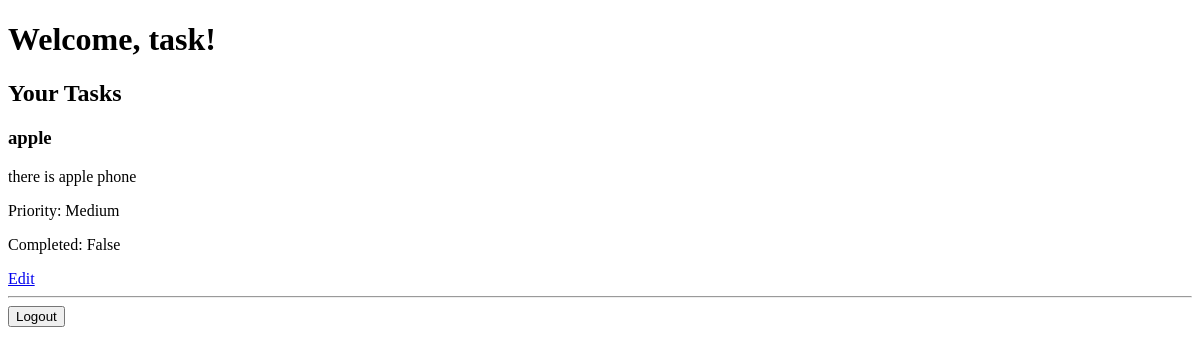
Before: / (signed in) with the older database file.
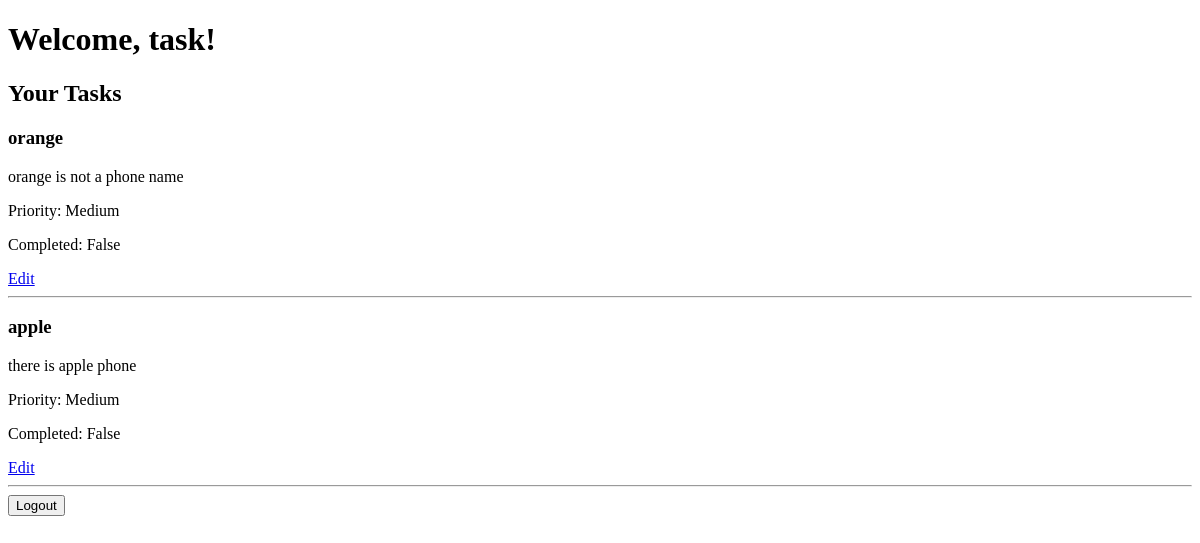
After: the same page with the newer database file.
### tasks/models.py (models this page shows, shortened)
class Task(models.Model):
    PRIORITY_CHOICES = [
        ('High', 'High'),
        ('Medium', 'Medium'),
        ('Low', 'Low'),
    ]
    user = models.ForeignKey(
        User,
        on_delete=models.CASCADE,
        related_name='tasks'
    )
    title = models.CharField(max_length=200)
    description = models.TextField(blank=True)
    due_date = models.DateField(null=True, blank=True)
    priority = models.CharField(
        max_length=10,
        choices=PRIORITY_CHOICES,
        default='Medium'
    )
    is_completed = models.BooleanField(default=False)
    created_at = models.DateTimeField(auto_now_add=True)

### tasks/views.py (the view)
# urls.py: path('', views.dashboard_view, name='dashboard'),
@login_required
def dashboard_view(request):
    tasks = Task.objects.filter(user=request.user).order_by('-created_at')
    return render(request, 'tasks/dashboard.html', {'tasks': tasks})

### tasks/templates/tasks/dashboard.html (shortened to what this page needs)
<!DOCTYPE html>
<html lang="en">
<head>
</head>
<body>
    <h1>Welcome, {{ request.user.username }}!</h1>
    <h2>Your Tasks</h2>
    {% for task in tasks %}
        <div>
            <h3>{{ task.title }}</h3>
            <p>{{ task.description }}</p>
            <p>Priority: {{ task.priority }}</p>
            <p>Completed: {{ task.is_completed }}</p>
            <a href="{% url 'edit-task' task.id %}">Edit</a>
        </div>
        <hr>
    {% empty %}
        <p>You haven't created any tasks yet.</p>
    {% endfor %}
    <form method="POST" action="{% url 'logout' %}">
        <button type="submit">Logout</button>
    </form>
</body>
</html>

Changed rows visible on the page:
added Task: title "orange", description "orange is not a phone name", priority "Medium", is_completed "False"
